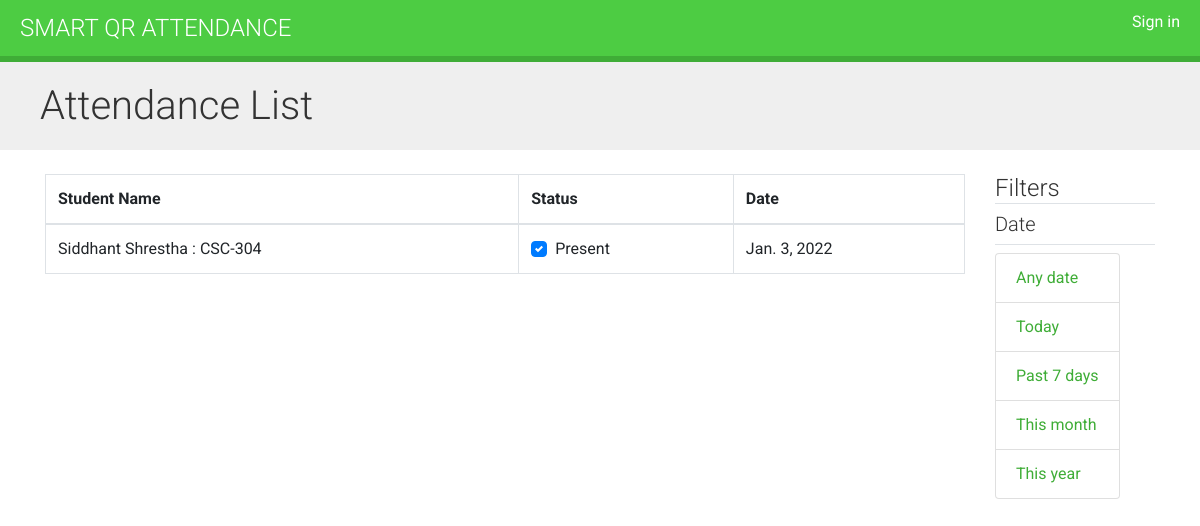
The app's page /1/1/student-detail/, older data.
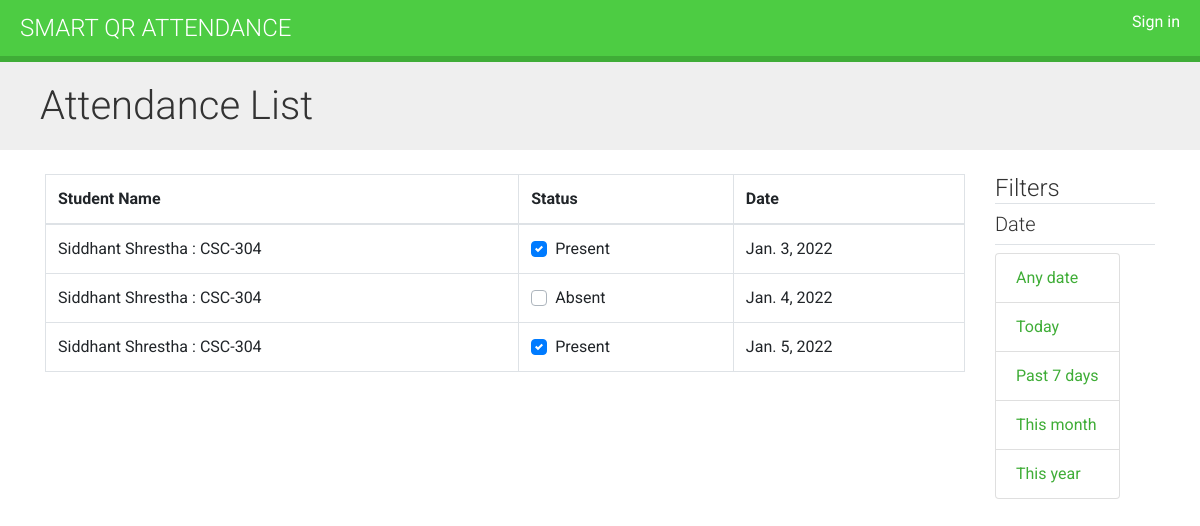
The same page, newer data.
### core/models.py (models this page shows)
class Attendance(models.Model):
    course = models.ForeignKey(Course, on_delete=models.CASCADE, related_name='attendances')
    student = models.ForeignKey(Student, on_delete=models.CASCADE)
    attendance_class = models.ForeignKey(AttendanceClass, on_delete=models.CASCADE, default=1)
    date = models.DateField(default='2021-12-30')
    status = models.BooleanField(default='True')
    def __str__(self):
        student_name = Student.objects.get(name=self.student)
        course_name = Course.objects.get(name=self.course)
        return '%s : %s' % (student_name.name, course_name.code)

class Student(models.Model):
    user = models.OneToOneField(User, on_delete=models.CASCADE, null=True)
    class_id = models.ForeignKey(Class, on_delete=models.CASCADE, default=1)
    roll_number = models.CharField(primary_key='True', max_length=100)
    name = models.CharField(max_length=200)
    sex = models.CharField(max_length=50, choices=sex_choice, default='Male')
    DOB = models.DateField(default='1990-01-01')
    def __str__(self):
        return self.name

class Course(models.Model):
    department = models.ForeignKey(Department, related_name='courses', on_delete=models.CASCADE)
    name = models.CharField(max_length=200)
    class_id = models.ForeignKey(Class, on_delete=models.CASCADE)
    teacher = models.ForeignKey(Teacher, on_delete=models.CASCADE, related_name='courses')
    students = models.ManyToManyField(Student, related_name='courses_joined', blank=True)
    code = models.CharField(max_length=50, unique=True)
    def __str__(self):
        return self.name

### core/views.py (the view)
# urls.py: path('<pk>/<course_id>/student-detail/', views.get_student_detail, name='get_student_detail')
def get_student_detail(request, pk,course_id):
    context = {}
    date__gte = request.GET.get('date__gte')
    date__lt = request.GET.get('date__lt')
    if date__lt is None or date__gte is None:
        queryset = Attendance.objects.filter(student_id=pk,course=course_id)
    else:
        queryset = Attendance.objects.filter(
            date__gte=date__gte,
            date__lte=date__lt,
            course=course_id,
            student_id=pk)
    context['object_list'] = queryset
    return render(request, 'courses/manage/attendance/student_attendance.html', context=context)

### core/templatetags/filters.py (called while the page is built)
@register.simple_tag
def yesterday():
    yest= date.today() + datetime.timedelta(days=1)
    return yest

@register.simple_tag
def past7():
    yest = date.today() - datetime.timedelta(days=7)
    return yest

@register.simple_tag
def month():
    yest = date.today() - datetime.timedelta(days=30)
    return yest

### core/templates/courses/manage/attendance/student_attendance.html (shortened to what this page needs)
{% extends "base.html" %}
{% load filters %}
{% block content %}
<h1>Attendance List</h1>
<div class="container mt-4">
  <div class="row">
    <div class="col-md-10">
      <table class="table table-bordered">
        <thead>
          <tr>
            <th scope="col">Student Name</th>
            <th scope="col">Status</th>
            <th scope="col">Date</th>
          </tr>
        </thead>
        <tbody>
          <tr>
            {% for stu in object_list %}
               <td>
                {{stu}}
            </td>
              <td>
                <div class="custom-control custom-checkbox">
                  {% if stu.status == True %}
                  <label class="custom-control-label" for="customCheck1">Present</label>
                  {% else %}
                  <label class="custom-control-label" for="customCheck1">Absent</label>
                  {% endif %}
              </div>
            </td>
            <td>{{stu.date}}</td>
          </tr>
         {% endfor %}
        </tbody>
      </table>
    </div>
      <div class="col-md-2">
          <div class="border-bottom ">
              <h4 class="border-bottom">Filters</h4>
          <h5>Date</h5>
          </div>
        <ul class="list-group mt-2">
    <li class="selected list-group-item">
    <a href="?" title="Any date">Any date</a></li>
    <li class="list-group-item">
        {% now "Y-m-d" as todays_date %}
        {% yesterday as yesterdays_date %}
        {%past7 as past7_date %}
        {%month as month_date %}
    <a href="?date__gte={{todays_date}}&amp;date__lt={{yesterdays_date|date:'Y-m-d'}}" title="Today">Today</a></li>
    <li class="list-group-item">
    <a href="?date__gte={{past7_date|date:'Y-m-d'}}&amp;date__lt={{yesterdays_date|date:'Y-m-d'}}" title="Past 7 days">Past 7 days</a></li>
    <li class="list-group-item">
    <a href="?date__gte={{month_date|date:'Y-m-d'}}&amp;date__lt={{todays_date}}" title="This month">This month</a></li>
    <li class="list-group-item">
    <a href="?date__gte=2021-01-01&amp;date__lt=2022-01-01" title="This year">This year</a></li>
</ul>
    </div>
  </div>
</div>
{% endblock %}

Row changes from the older to the newer data that the page shows:
added Attendance: student+course "Siddhant Shrestha : CSC-304", status "Absent", date "Jan. 4, 2022"
added Attendance: student+course "Siddhant Shrestha : CSC-304", status "Present", date "Jan. 5, 2022"
